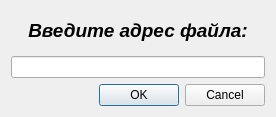
<?xml version="1.0" encoding="UTF-8"?>
<ui version="4.0">
 <class>Dialog</class>
 <widget class="QDialog" name="Dialog">
  <property name="geometry">
   <rect>
    <x>0</x>
    <y>0</y>
    <width>276</width>
    <height>117</height>
   </rect>
  </property>
  <property name="windowTitle">
   <string>Dialog</string>
  </property>
  <layout class="QVBoxLayout" name="verticalLayout">
   <item>
    <widget class="QLabel" name="label">
     <property name="text">
      <string>&lt;!DOCTYPE HTML PUBLIC &quot;-//W3C//DTD HTML 4.0//EN&quot; &quot;http://www.w3.org/TR/REC-html40/strict.dtd&quot;&gt;
&lt;html&gt;&lt;head&gt;&lt;meta name=&quot;qrichtext&quot; content=&quot;1&quot; /&gt;&lt;style type=&quot;text/css&quot;&gt;
p, li { white-space: pre-wrap; }
&lt;/style&gt;&lt;/head&gt;&lt;body style=&quot; font-family:'MS Shell Dlg 2'; font-size:8.25pt; font-weight:400; font-style:normal;&quot;&gt;
&lt;p align=&quot;center&quot; style=&quot; margin-top:0px; margin-bottom:0px; margin-left:0px; margin-right:0px; -qt-block-indent:0; text-indent:0px;&quot;&gt;&lt;span style=&quot; font-size:14pt; font-weight:600; font-style:italic;&quot;&gt;Введите адрес файла:&lt;/span&gt;&lt;/p&gt;&lt;/body&gt;&lt;/html&gt;</string>
     </property>
    </widget>
   </item>
   <item>
    <widget class="QLineEdit" name="lineEdit"/>
   </item>
   <item>
    <widget class="QDialogButtonBox" name="buttonBox">
     <property name="standardButtons">
      <set>QDialogButtonBox::Cancel|QDialogButtonBox::Ok</set>
     </property>
    </widget>
   </item>
  </layout>
 </widget>
 <resources/>
 <connections/>
</ui>
